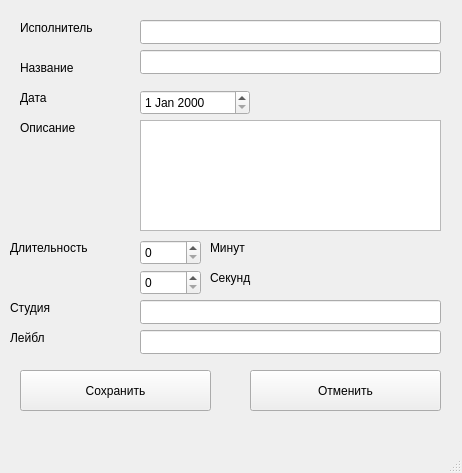
<?xml version="1.0" encoding="UTF-8"?>
<ui version="4.0">
 <class>Win2</class>
 <widget class="QMainWindow" name="Win2">
  <property name="geometry">
   <rect>
    <x>0</x>
    <y>0</y>
    <width>462</width>
    <height>473</height>
   </rect>
  </property>
  <property name="windowTitle">
   <string>MainWindow</string>
  </property>
  <widget class="QWidget" name="centralwidget">
   <widget class="QLabel" name="label">
    <property name="geometry">
     <rect>
      <x>20</x>
      <y>20</y>
      <width>91</width>
      <height>16</height>
     </rect>
    </property>
    <property name="text">
     <string>Исполнитель</string>
    </property>
   </widget>
   <widget class="QLabel" name="label_2">
    <property name="geometry">
     <rect>
      <x>20</x>
      <y>60</y>
      <width>91</width>
      <height>16</height>
     </rect>
    </property>
    <property name="text">
     <string>Название</string>
    </property>
   </widget>
   <widget class="QLabel" name="label_3">
    <property name="geometry">
     <rect>
      <x>20</x>
      <y>90</y>
      <width>91</width>
      <height>16</height>
     </rect>
    </property>
    <property name="text">
     <string>Дата</string>
    </property>
   </widget>
   <widget class="QLabel" name="label_4">
    <property name="geometry">
     <rect>
      <x>20</x>
      <y>120</y>
      <width>91</width>
      <height>16</height>
     </rect>
    </property>
    <property name="text">
     <string>Описание</string>
    </property>
   </widget>
   <widget class="QLabel" name="label_5">
    <property name="geometry">
     <rect>
      <x>10</x>
      <y>240</y>
      <width>91</width>
      <height>16</height>
     </rect>
    </property>
    <property name="text">
     <string>Длительность</string>
    </property>
   </widget>
   <widget class="QLabel" name="label_6">
    <property name="geometry">
     <rect>
      <x>10</x>
      <y>300</y>
      <width>91</width>
      <height>16</height>
     </rect>
    </property>
    <property name="text">
     <string>Студия</string>
    </property>
   </widget>
   <widget class="QLabel" name="label_7">
    <property name="geometry">
     <rect>
      <x>10</x>
      <y>330</y>
      <width>91</width>
      <height>16</height>
     </rect>
    </property>
    <property name="text">
     <string>Лейбл</string>
    </property>
   </widget>
   <widget class="QLineEdit" name="auth_lineEdit">
    <property name="geometry">
     <rect>
      <x>140</x>
      <y>20</y>
      <width>301</width>
      <height>24</height>
     </rect>
    </property>
   </widget>
   <widget class="QLineEdit" name="title_lineEdit">
    <property name="geometry">
     <rect>
      <x>140</x>
      <y>50</y>
      <width>301</width>
      <height>24</height>
     </rect>
    </property>
   </widget>
   <widget class="QDateEdit" name="dateEdit">
    <property name="geometry">
     <rect>
      <x>140</x>
      <y>90</y>
      <width>110</width>
      <height>25</height>
     </rect>
    </property>
   </widget>
   <widget class="QTextEdit" name="descr_textEdit">
    <property name="geometry">
     <rect>
      <x>140</x>
      <y>120</y>
      <width>301</width>
      <height>111</height>
     </rect>
    </property>
   </widget>
   <widget class="QSpinBox" name="minut_spinBox">
    <property name="geometry">
     <rect>
      <x>140</x>
      <y>240</y>
      <width>61</width>
      <height>25</height>
     </rect>
    </property>
   </widget>
   <widget class="QLabel" name="label_8">
    <property name="geometry">
     <rect>
      <x>210</x>
      <y>240</y>
      <width>91</width>
      <height>16</height>
     </rect>
    </property>
    <property name="text">
     <string>Минут</string>
    </property>
   </widget>
   <widget class="QSpinBox" name="second_spinBox_2">
    <property name="geometry">
     <rect>
      <x>140</x>
      <y>270</y>
      <width>61</width>
      <height>25</height>
     </rect>
    </property>
   </widget>
   <widget class="QLabel" name="label_9">
    <property name="geometry">
     <rect>
      <x>210</x>
      <y>270</y>
      <width>91</width>
      <height>16</height>
     </rect>
    </property>
    <property name="text">
     <string>Секунд</string>
    </property>
   </widget>
   <widget class="QLineEdit" name="studio_lineEdit">
    <property name="geometry">
     <rect>
      <x>140</x>
      <y>300</y>
      <width>301</width>
      <height>24</height>
     </rect>
    </property>
   </widget>
   <widget class="QLineEdit" name="label_lineEdit">
    <property name="geometry">
     <rect>
      <x>140</x>
      <y>330</y>
      <width>301</width>
      <height>24</height>
     </rect>
    </property>
   </widget>
   <widget class="QPushButton" name="pushButton">
    <property name="geometry">
     <rect>
      <x>20</x>
      <y>370</y>
      <width>191</width>
      <height>41</height>
     </rect>
    </property>
    <property name="text">
     <string>Сохранить</string>
    </property>
   </widget>
   <widget class="QPushButton" name="pushButton_2">
    <property name="geometry">
     <rect>
      <x>250</x>
      <y>370</y>
      <width>191</width>
      <height>41</height>
     </rect>
    </property>
    <property name="text">
     <string>Отменить</string>
    </property>
   </widget>
  </widget>
  <widget class="QMenuBar" name="menubar">
   <property name="geometry">
    <rect>
     <x>0</x>
     <y>0</y>
     <width>462</width>
     <height>21</height>
    </rect>
   </property>
  </widget>
  <widget class="QStatusBar" name="statusbar"/>
 </widget>
 <resources/>
 <connections/>
</ui>
